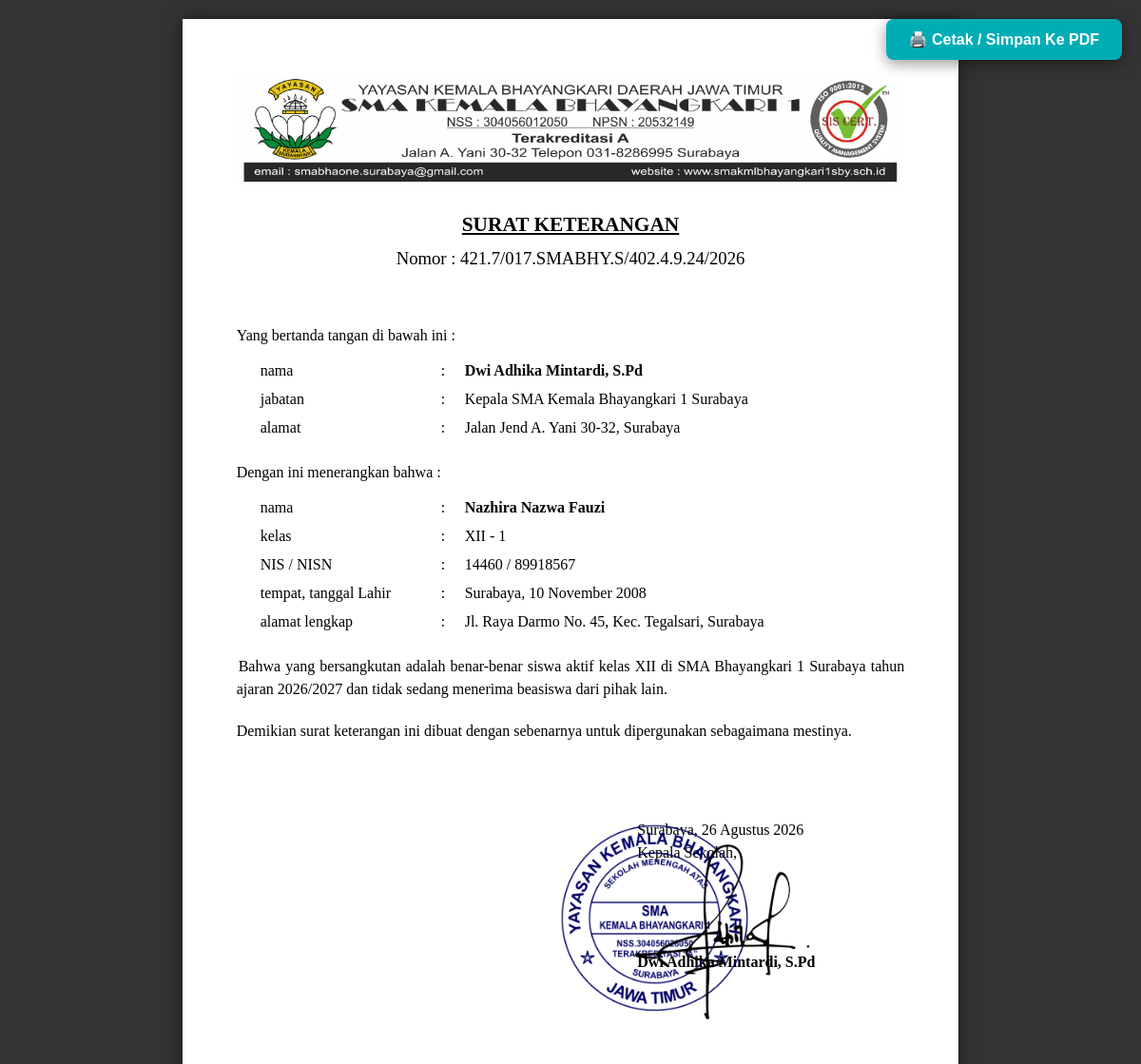
/surat/cetak/18 (signed in), run on the app's committed database.
### tables this page shows
CREATE TABLE surat (
            id INTEGER PRIMARY KEY AUTOINCREMENT,
            jenis_surat TEXT, nomor_surat TEXT, perihal TEXT, bulan TEXT, uploaded_by TEXT,
            nama_penerima TEXT, unit TEXT, no_pegawai TEXT, kelas TEXT DEFAULT '-', no_induk_siswa TEXT DEFAULT '-',
            ttl TEXT DEFAULT '-', alamat TEXT DEFAULT '-', isi_keterangan TEXT DEFAULT '-', keterangan_acara TEXT DEFAULT '-', nama_event TEXT,
            hari_tanggal TEXT, tempat TEXT, tgl_surat TEXT DEFAULT '-',
            lampiran TEXT DEFAULT '-', waktu TEXT DEFAULT '-', alamat_tempat TEXT DEFAULT '-',
            isi_custom_html TEXT DEFAULT '-', file_custom_path TEXT DEFAULT '-',
            nama_bank TEXT DEFAULT '-', no_rekening TEXT DEFAULT '-', virtual_account TEXT DEFAULT '-'
        , is_approved INTEGER DEFAULT 0);

### routes/surat_keluar_routes.py (the view)
@surat_keluar_bp.route('/surat/cetak/<int:surat_id>')
def cetak_surat(surat_id):
    if 'username' not in session:
        return redirect(url_for('auth_bp.login_page'))
    conn = get_db()
    cursor = conn.cursor()
    cursor.execute("SELECT * FROM surat WHERE id = ?", (surat_id,))
    surat = cursor.fetchone()
    conn.close()
    if not surat:
        return "Surat tidak ditemukan!", 404
    surat_dict = dict(surat)
    surat_dict['tgl_surat_indo'] = format_tanggal_indo(surat_dict.get('tgl_surat'))
    if surat_dict.get('jenis_surat') == 'CUSTOM_FILE' and surat_dict.get('file_custom_path') != '-':
        upload_folder = os.path.join(current_app.root_path, 'static', 'uploads')
        return send_from_directory(upload_folder, surat_dict['file_custom_path'])
    if surat_dict['jenis_surat'] == 'REKOMENDASI_KOLEKTIF':
        raw_siswa = surat_dict.get('isi_keterangan', '') or ''
        siswa_list = []
        for line in raw_siswa.strip().split('\n'):
            if line.strip():
                parts = [p.strip() for p in line.split(',')]
                siswa_list.append({
                    'nama': parts[0] if len(parts) > 0 else '-',
                    'kelas': parts[1] if len(parts) > 1 else '-',
                    'nis': parts[2] if len(parts) > 2 else '-'
                })
        surat_dict['siswa_list'] = siswa_list
        return render_template('cetak_rekomendasi_kolektif.html', surat=surat_dict)
    elif surat['jenis_surat'] == 'KETERANGAN':
        return render_template('cetak_keterangan.html', surat=surat_dict)
    elif surat['jenis_surat'] == 'TUGAS':
        return render_template('cetak_tugas.html', surat=surat_dict)
    elif surat['jenis_surat'] == 'UNDANGAN':
        return render_template('cetak_undangan.html', surat=surat_dict)
    elif surat_dict['jenis_surat'] == 'KETERANGAN_PIP':
        return render_template('cetak_keterangan_pip.html', surat=surat_dict)
    elif surat['jenis_surat'] == 'SARPRAS':
        return render_template('cetak_sarpras.html', surat=surat_dict)
    elif surat['jenis_surat'] == 'CUSTOM_EDITOR':
        return render_template('cetak_custom.html', surat=surat_dict)
    return render_template('cetak_surat.html', surat=surat_dict)

### routes/utils.py (called while the page is built)
def get_db():
    conn = sqlite3.connect('arsip_kantor.db')
    conn.row_factory = sqlite3.Row
    return conn

def format_tanggal_indo(tgl_str):
    if not tgl_str or tgl_str == '-':
        return '18 Agustus 2026'
    bulan_indo = {
        '01': 'Januari', '02': 'Februari', '03': 'Maret', '04': 'April',
        '05': 'Mei', '06': 'Juni', '07': 'Juli', '08': 'Agustus',
        '09': 'September', '10': 'Oktober', '11': 'November', '12': 'Desember'
    }
    try:
        parts = tgl_str.split('-')
        if len(parts) == 3:
            thn, bln, tgl = parts
            return f"{int(tgl)} {bulan_indo.get(bln, bln)} {thn}"
    except Exception:
        pass
    return tgl_str

### templates/cetak_keterangan.html (shortened to what this page needs)
<!DOCTYPE html>
<html lang="id">
<head>
</head>
<body>
    <button class="btn-print" onclick="window.print()">🖨️ Cetak / Simpan Ke PDF</button>
    <div class="paper">
        <div class="kop-container">
            <img src="{{ url_for('static', filename='img/kop.png') }}" class="kop-surat-img" alt="Kop Surat SMA Kemala Bhayangkari 1">
        </div>
        <div class="judul-surat">SURAT KETERANGAN</div>
        <div class="nomor-surat">Nomor : {{ surat['nomor_surat'] }}</div>
        <p style="margin: 40px 0 10px 0;">Yang bertanda tangan di bawah ini :</p>
        <table class="form-table">
            <tr><td width="180">nama</td><td width="15">:</td><td><b>Dwi Adhika Mintardi, S.Pd</b></td></tr>
            <tr><td>jabatan</td><td>:</td><td>Kepala SMA Kemala Bhayangkari 1 Surabaya</td></tr>
            <tr><td>alamat</td><td>:</td><td>Jalan Jend A. Yani 30-32, Surabaya</td></tr>
        </table>
        <p style="margin: 20px 0 10px 0;">Dengan ini menerangkan bahwa :</p>
        <table class="form-table">
            <tr><td width="180">nama</td><td width="15">:</td><td><b>{{ surat['nama_penerima'] if surat['nama_penerima'] else '-' }}</b></td></tr>
            <tr>
                <td>
                    {% if 'SMABHY.P' in surat['nomor_surat'] %}jabatan / unit
                    {% elif 'SMABHY.M' in surat['nomor_surat'] %}jurusan / universitas
                    {% else %}kelas{% endif %}
                </td>
                <td>:</td>
                <td>{{ surat['kelas'] if surat['kelas'] else '-' }}</td>
            </tr>
            <tr>
                <td>
                    {% if 'SMABHY.P' in surat['nomor_surat'] %}NIP / NTY
                    {% elif 'SMABHY.M' in surat['nomor_surat'] %}NIM
                    {% else %}NIS / NISN{% endif %}
                </td>
                <td>:</td>
                <td>{{ surat['no_induk_siswa'] if surat['no_induk_siswa'] else '-' }}</td>
            </tr>
            <tr>
                <td>
                    {% if 'SMABHY.M' in surat['nomor_surat'] %}tahun / angkatan
                    {% else %}tempat, tanggal Lahir{% endif %}
                </td>
                <td>:</td>
                <td>{{ surat['ttl'] if surat['ttl'] else '-' }}</td>
            </tr>
            <tr>
                <td>alamat lengkap</td>
                <td>:</td>
                <td>{{ surat['alamat'] if surat['alamat'] else '-' }}</td>
            </tr>
        </table>
        <p style="text-align: justify; margin-top: 20px; text-indent: 2px;">
            {{ surat['isi_keterangan'] or 'Bahwa yang bersangkutan benar-benar siswa aktif di SMA Kemala Bhayangkari 1 Surabaya.' }}
        </p>
        <p style="margin-top: 20px;">Demikian surat keterangan ini dibuat dengan sebenarnya untuk dipergunakan sebagaimana mestinya.</p>
        <div style="display: flex; justify-content: flex-end; margin-top: 80px;">
            <div style="width: 40%; text-align: left;">
                <p style="margin: 0;">Surabaya, {{ surat['tgl_surat_indo'] }}<br>Kepala Sekolah,</p>
            <div style="height: 75px; position: relative; display: flex; justify-content: center; align-items: center;">
                {% if surat.is_approved == 1 %}
                    <img src="{{ url_for('static', filename='img/ttd_stamp.png') }}"
                        style="position: absolute; width: 280px; height: auto; top: -55px; left: 15%; transform: translateX(-50%); z-index: 10; pointer-events: none;">
                {% endif %}
            </div>
            <p><b>Dwi Adhika Mintardi, S.Pd</b></p>
            </div>
        </div>
    </div>
</body>
</html>

### templates/cetak_keterangan.html (style rules this page uses)
body { font-family: 'Times New Roman', Times, serif; font-size: 12pt; line-height: 1.5; color: #000; background: #333; margin: 0; padding: 20px 0; }
.paper { width: 215.9mm; min-height: 330mm; padding: 15mm 15mm 15mm 15mm; background: #fff; margin: 0 auto; box-shadow: 0 0 15px rgba(0,0,0,0.5); box-sizing: border-box; display: block; }
.kop-container { width: 100%; margin-bottom: 25px; text-align: center; }
.kop-surat-img { max-width: 100%; height: auto; display: block; margin: 0 auto; }
.judul-surat { text-align: center; font-weight: bold; font-size: 16pt; text-decoration: underline; margin-bottom: 5px; text-transform: uppercase; }
.nomor-surat { text-align: center; font-size: 14pt; margin-bottom: 55px; }
table.form-table { width: 100%; margin-left: 20px; margin-bottom: 15px; border-collapse: collapse; }
table.form-table td { padding: 3px 5px; vertical-align: top; }
.btn-print { position: fixed; top: 20px; right: 20px; padding: 12px 24px; background: #00adb5; color: white; border: none; border-radius: 8px; font-weight: bold; font-size: 1rem; cursor: pointer; box-shadow: 0 4px 15px rgba(0,0,0,0.4); z-index: 9999; }

### data on the page
surat: nomor_surat "421.7/017.SMABHY.S/402.4.9.24/2026", nama_penerima "Nazhira Nazwa Fauzi", kelas "XII - 1", no_induk_siswa "14460 / 89918567", ttl "Surabaya, 10 November 2008", alamat "Jl. Raya Darmo No. 45, Kec. Tegalsari, Surabaya", isi_keterangan "Bahwa yang bersangkutan adalah benar-benar siswa aktif kelas XII di SMA Bhayangkari 1 Surabaya tahun ajaran 2026/2027 dan tidak sedang menerima beasiswa dari pihak lain."

### other printed values
{{ surat['tgl_surat_indo'] }} "26 Agustus 2026"
